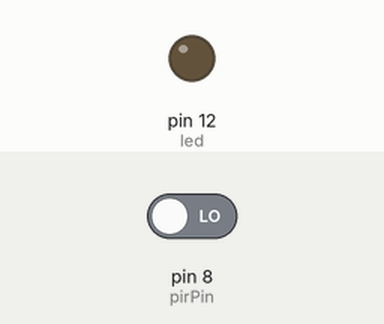
The sketch below on a simulated Arduino Uno, built with avr-gcc and run on an emulated ATmega328P. Shown: output pins drawn as LEDs (lit = HIGH). The test bench sets the inputs (shaded band); at power-on: pin 8 (pirPin) LOW.

Above: at 1.2 s.
1.3 s: pin 8 (pirPin) driven HIGH
At 2.1 s:
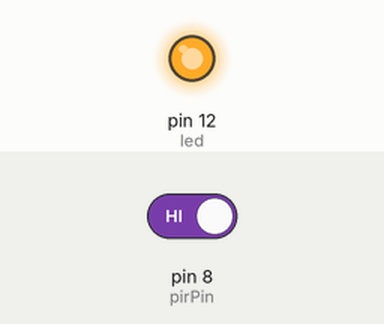
2.8 s: pin 8 (pirPin) driven LOW
At 3.2 s:
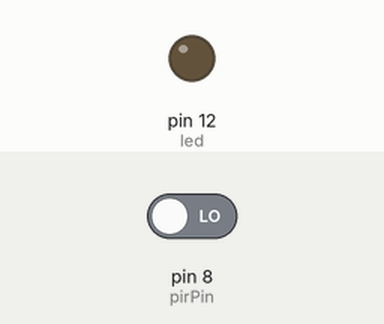
Timing chart, 0 to 5.8 s (numbered marks = the images above; inputs shaded):
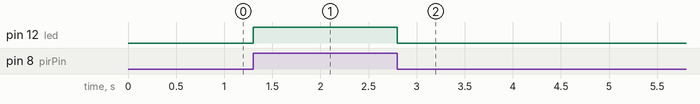

The sketch:

PIR_Sensor.ino
```cpp
int pirPin = 8;                   //Sensörü takacağımız pin
int led = 12;                 //Servoyu takacağımız pin
int hareket;                      //Sensörden aldığımız veri

void setup() {
  pinMode(led,OUTPUT);
  pinMode(pirPin, INPUT);         //Sensör pinimizi giriş olarak ayarlyoruz.
}

void loop() {
  hareket = digitalRead(pirPin);  //Sensörden okuma yapıyoruz.

  if(hareket == HIGH){            //Hareketlilik var ise içerideki komutlar uygulanır.
    digitalWrite(led,HIGH);
  }
  else{                           //Hareketlilik yok ise içerideki komutlar uygulanır.
    digitalWrite(led,LOW);
  }
  delay(100);
}
```

Measured:
- after the input at 1.3 s, pin 12 (led): LOW → HIGH at once
- after the input at 2.8 s, pin 12 (led): HIGH → LOW at once
